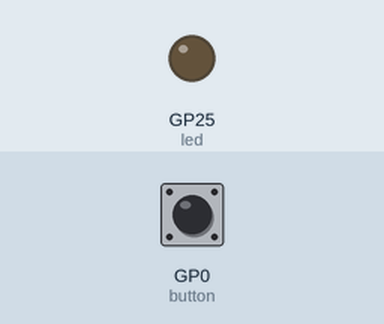
Recording of a program running on a simulated Raspberry Pi Pico running MicroPython. On the bench: output pins drawn as LEDs (lit = HIGH). The test bench sets the inputs (shaded band); at power-on: GP0 (button) HIGH. What the program prints to the serial console is not drawn.

Above: at 1.2 s.
1.3 s: GP0 (button) pulled LOW for 0.15 s
At 1.37 s:
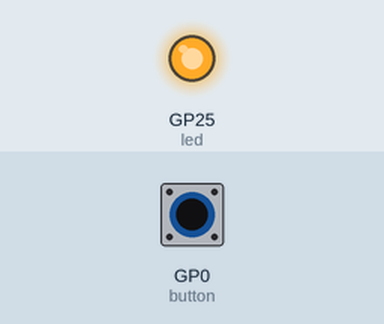
2.9 s: GP0 (button) pulled LOW for 3.2 s
At 6.6 s:
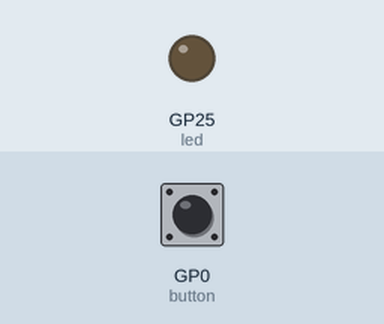
Timing chart, 0 to 8.1 s (numbered marks = the images above; inputs shaded):
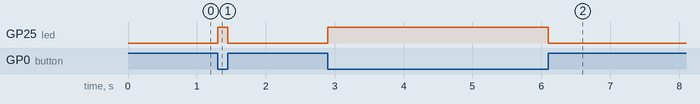

The program:

button.py
```python
from machine import Pin

led = Pin(25, Pin.OUT)
button = Pin(0, Pin.IN, Pin.PULL_UP)
#            ^ change this number

print("Starting")
while True:
    if button.value() == 0:
        led.on()
    else:
        led.off()
```

Measured:
- after the input at 1.3 s, GP25 (led): LOW → HIGH at once, → LOW 0.15 s later
- after the input at 2.9 s, GP25 (led): LOW → HIGH at once, → LOW 3.2 s later
